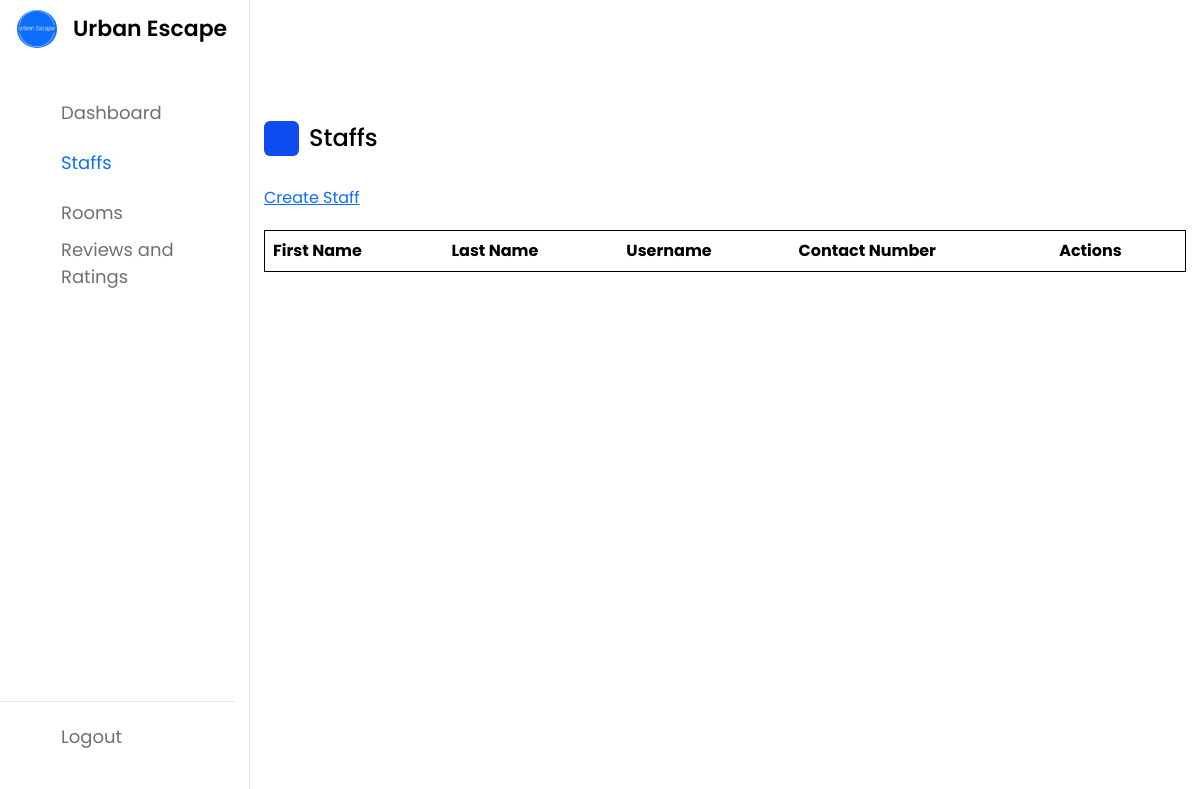
The app's page /staffs/, older data.
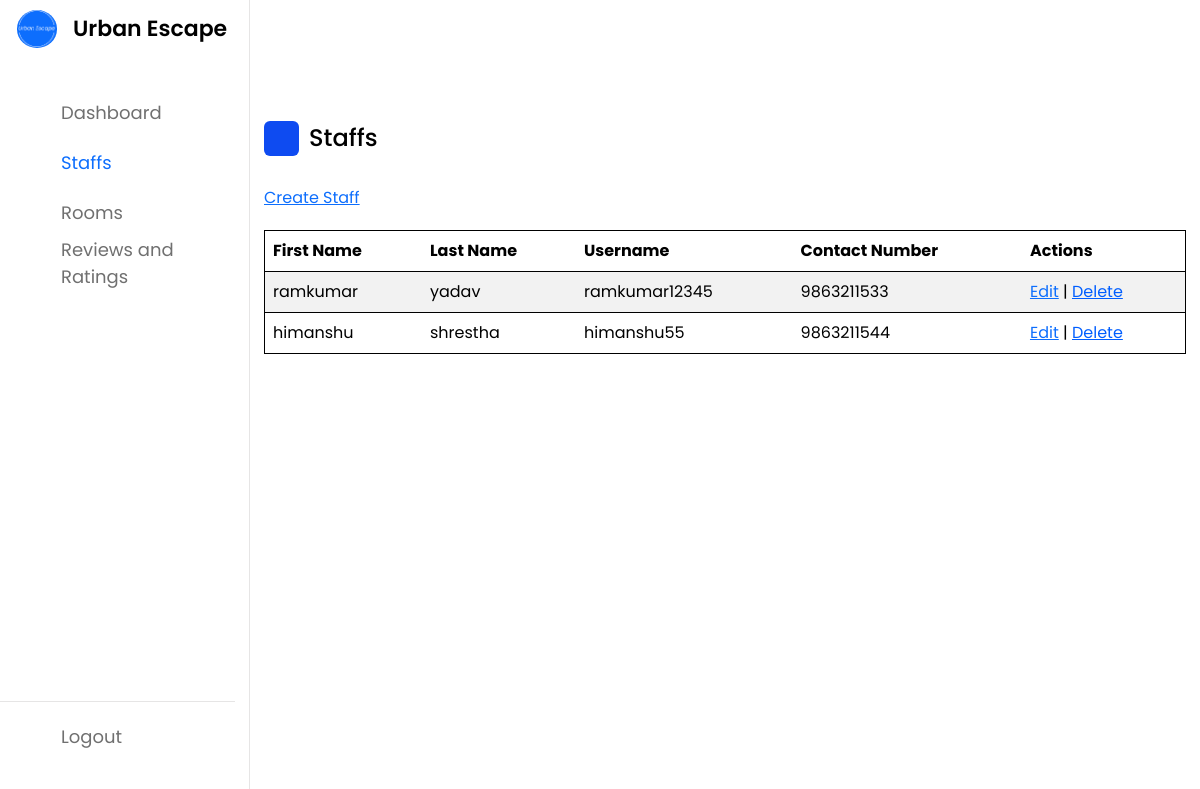
The same page, newer data.
### authentication/models.py (models this page shows, shortened)
class CustomUser(AbstractUser):
    contact_number = models.CharField(max_length=10)
    is_staff = models.BooleanField(default=False)
    email_token = models.CharField(max_length=200, blank=True, null=True)
    is_verified = models.BooleanField(default=False)
    password_reset_token = models.CharField(max_length=200, blank=True, null=True)

### dashboard/views.py (the view)
# urls.py: path('staffs/', views.Staffs, name='staffs'),
def Staffs(request):
    staff_members = CustomUser.objects.filter(is_staff=True,is_verified=True)
    context = {
        'staff_members': staff_members
    }
    return render(request, 'dashboard/staffs.html', context)

### dashboard/templates/dashboard/staffs.html (shortened to what this page needs)
{% load static %}
<!DOCTYPE html>
<html lang="en">
<head>
    <link href="https://cdn.jsdelivr.net/npm/bootstrap@5.3.3/dist/css/bootstrap.min.css" rel="stylesheet"
 />
    <link rel="stylesheet" href="{% static 'dashboard/styles/dashboard.css' %}">
    <link rel="stylesheet" href="https://unicons.iconscout.com/release/v4.0.0/css/line.css">
</head>
<body>
    <nav>
        <div class="logo-name">
            <div class="logo-image">
                <img src="{% static 'dashboard/images/logo.png' %}" alt="">
            </div>
            <span class="logo_name" style=>Urban Escape</span>
        </div>
        <div class="menu-items" style="margin-left: -30px;">
            <ul class="nav-links">
                <li><a href="/admin-dashboard">
                        <i class="uil uil-tachometer-fast-alt"></i>
                        <span class="link-name">Dashboard</span>
                    </a></li>
                <li><a href="/staffs">
                        <i class="uil uil-users-alt" style="color: #0d6efd;"></i>
                        <span class="link-name" style="color: #0d6efd;">Staffs</span>
                    </a></li>
                <li><a href="/rooms">
                        <i class="uil uil-bed"></i>
                        <span class="link-name">Rooms</span>
                    </a></li>
                <li><a href="/admin-reviews-ratings">
                        <i class="uil uil-comments"></i>
                        <span class="link-name">Reviews and Ratings</span>
                    </a></li>
            </ul>
            <ul class="logout-mode">
                <li><a href="#">
                        <i class="uil uil-signout"></i>
                        <span class="link-name">Logout</span>
                    </a></li>
                <li class="mode">
                    <div class="mode-toggle">
                    </div>
                </li>
            </ul>
        </div>
    </nav>
    <section class="dashboard">
        <div class="top">
            <div class="search-box">
            </div>
        </div>
        <div class="dash-content">
            <div class="overview">
                <div class="title">
                    <i class="uil uil-users-alt"></i>
                    <span class="text">Staffs</span>
                </div>
                <div class="">
                    <span><a href="/create-staff">Create Staff</a></span>
                </div>
                <div class="table-container">
                    <table class="table table-striped bordered-table">
                        <thead>
                            <tr>
                                <th>First Name</th>
                                <th>Last Name</th>
                                <th>Username</th>
                                <th>Contact Number</th>
                                <th>Actions</th>
                            </tr>
                        </thead>
                        <tbody>
                            {% for staff_member in staff_members %}
                            <tr id="{{ staff_member.id }}">
                                <td>{{ staff_member.first_name }}</td>
                                <td>{{ staff_member.last_name }}</td>
                                <td>{{ staff_member.username }}</td>
                                <td>{{ staff_member.contact_number }}</td>
                                <td>
                                    <a href="/edit-staff/ {{ staff_member.id }}">Edit</a> |
                                    <a style="color: rgb(0, 94, 255);text-decoration: underline;cursor: pointer;"
                                        onclick='deletes("{{ staff_member.id }}")'>Delete</a>
                                </td>
                            </tr>
                            {% endfor %}
                        </tbody>
                    </table>
                </div>
            </div>
    </section>
</body>
</html>

### dashboard/static/dashboard/styles/dashboard.css (style rules this page uses)
* { margin: 0; padding: 0; box-sizing: border-box; font-family: 'Poppins', sans-serif; }
:root { --primary-color: #0E4BF1; --panel-color: #FFF; --text-color: #000; --black-light-color: #707070; --border-color: #e6e5e5; --toggle-color: #DDD; --box1-color: #4DA3FF; --box2-color: #FFE6AC; --box3-color: #E7D1FC; --title-icon-color: #fff; --tran-05: all 0.5s ease; --tran-03: all 0.3s ease; --tran-03: all 0.2s ease; }
body { min-height: 100vh; background-color: var(--primary-color); }
nav { position: fixed; top: 0; left: 0; height: 100%; width: 250px; padding: 10px 14px; background-color: var(--panel-color); border-right: 1px solid var(--border-color); transition: var(--tran-05); }
nav .logo-name { display: flex; align-items: center; }
nav .logo-image { display: flex; justify-content: center; min-width: 45px; }
nav .logo-image img { width: 40px; object-fit: cover; border-radius: 50%; }
nav .logo-name .logo_name { font-size: 22px; font-weight: 600; color: var(--text-color); margin-left: 14px; transition: var(--tran-05); }
nav .menu-items { margin-top: 40px; height: calc(100% - 90px); display: flex; flex-direction: column; justify-content: space-between; }
.menu-items li { list-style: none; }
.menu-items li a { display: flex; align-items: center; height: 50px; text-decoration: none; position: relative; }
.menu-items li a i { font-size: 24px; min-width: 45px; height: 100%; display: flex; align-items: center; justify-content: center; color: var(--black-light-color); }
.menu-items li a .link-name { font-size: 18px; font-weight: 400; color: var(--black-light-color); transition: var(--tran-05); }
.menu-items .logout-mode { padding-top: 10px; border-top: 1px solid var(--border-color); }
.menu-items .mode { display: flex; align-items: center; white-space: nowrap; }
.menu-items .mode-toggle { position: absolute; right: 14px; height: 50px; min-width: 45px; display: flex; align-items: center; justify-content: center; cursor: pointer; }
.dashboard { position: relative; left: 250px; background-color: var(--panel-color); min-height: 100vh; width: calc(100% - 250px); padding: 10px 14px; transition: var(--tran-05); }
.dashboard .top { position: fixed; top: 0; left: 250px; display: flex; width: calc(100% - 250px); justify-content: space-between; align-items: center; padding: 10px 14px; background-color: var(--panel-color); transition: var(--tran-05); z-index: 10; }
.dashboard .top .search-box { position: relative; height: 45px; max-width: 600px; width: 100%; margin: 0 30px; }
.dashboard .dash-content { padding-top: 50px; }
.dash-content .title { display: flex; align-items: center; margin: 60px 0 30px 0; }
.dash-content .title i { position: relative; height: 35px; width: 35px; background-color: var(--primary-color); border-radius: 6px; color: var(--title-icon-color); display: flex; align-items: center; justify-content: center; font-size: 24px; }
.dash-content .title .text { font-size: 24px; font-weight: 500; color: var(--text-color); margin-left: 10px; }
html { scrollbar-width: none; }

### dashboard/templates/dashboard/staffs.html (style rules this page uses)
.bordered-table { border: 1px solid black; }
.table-container { margin-top: 20px; }

Row changes from the older to the newer data that the page shows:
added CustomUser: first_name "ramkumar", last_name "yadav", username "ramkumar12345", contact_number "9863211533"
added CustomUser: first_name "himanshu", last_name "shrestha", username "himanshu55", contact_number "9863211544"
